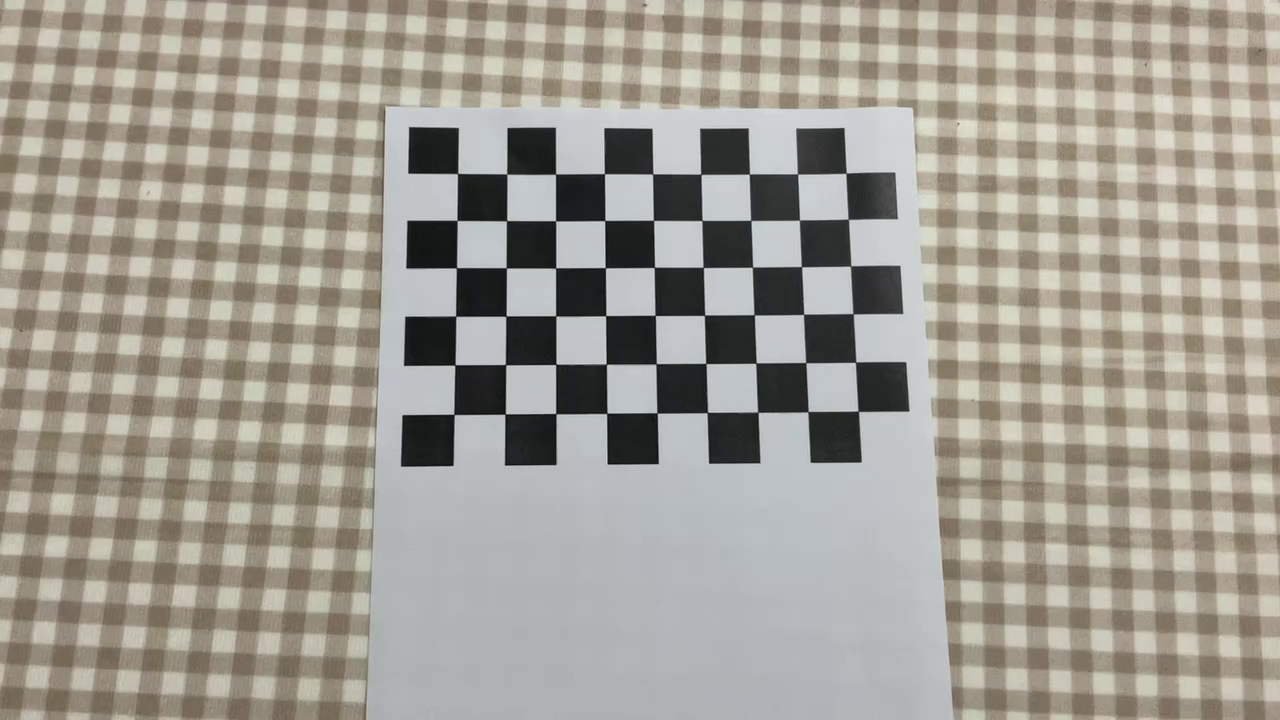
#> input picture images14/000000.png, 1280 x 720 px; its folder holds only this picture in this run
$ python '张正友标定法.py'
#> lines starting #> are read from the running program, lines starting #| are printed output that depends on the picture; after the words box and inside, x2 and y2 are one past the last pixel; in counts of white or black regions, pixels touching at a corner belong together; long printed decimals are rounded
# -*- coding: utf-8 -*-
"""
Homework: Calibrate the Camera with ZhangZhengyou Method.
Picture File Folder: ".\pic\RGB_camera_calib_img", Without Distort.

By YouZhiyuan 2019.11.18
"""
import os
import numpy as np
import cv2
import glob


def calib(inter_corner_shape, size_per_grid, img_dir,img_type):
    # criteria: only for subpix calibration, which is not used here.
    # criteria = (cv2.TERM_CRITERIA_EPS + cv2.TERM_CRITERIA_MAX_ITER, 30, 0.001)
#> called with inter_corner_shape = (9, 6), size_per_grid = 0.019, img_dir = '.\\images14', img_type = 'png'
    w,h = inter_corner_shape
    # cp_int: corner point in int form, save the coordinate of corner points in world sapce in 'int' form
    # like (0,0,0), (1,0,0), (2,0,0) ....,(10,7,0).
    cp_int = np.zeros((w*h,3), np.float32)
    cp_int[:,:2] = np.mgrid[0:w,0:h].T.reshape(-1,2)
    # cp_world: corner point in world space, save the coordinate of corner points in world space.
    cp_world = cp_int*size_per_grid

    obj_points = [] # the points in world space
    img_points = [] # the points in image space (relevant to obj_points)
    images = glob.glob(img_dir + os.sep + '**.' + img_type)
    for fname in images:
        img = cv2.imread(fname)
#> img is the input picture: shape (720, 1280, 3); mean B, G, R 147.2, 157.1, 161.2
        gray_img = cv2.cvtColor(img,cv2.COLOR_BGR2GRAY)
        # find the corners, cp_img: corner points in pixel space.
        ret, cp_img = cv2.findChessboardCorners(gray_img, (w,h), None)
#> ret = True; cp_img = 54 rows, first 8: [457.6, 173.7], [506.8, 174.1], [555.8, 173.8], [604.5, 173.8], [652.8, 174], [701, 174.2], [749.2, 174.2], [797.6, 173.9]
        # if ret is True, save.
        if ret == True:
            # cv2.cornerSubPix(gray_img,cp_img,(11,11),(-1,-1),criteria)
            obj_points.append(cp_world)
            img_points.append(cp_img)
            # view the corners
            cv2.drawChessboardCorners(img, (w,h), cp_img, ret)
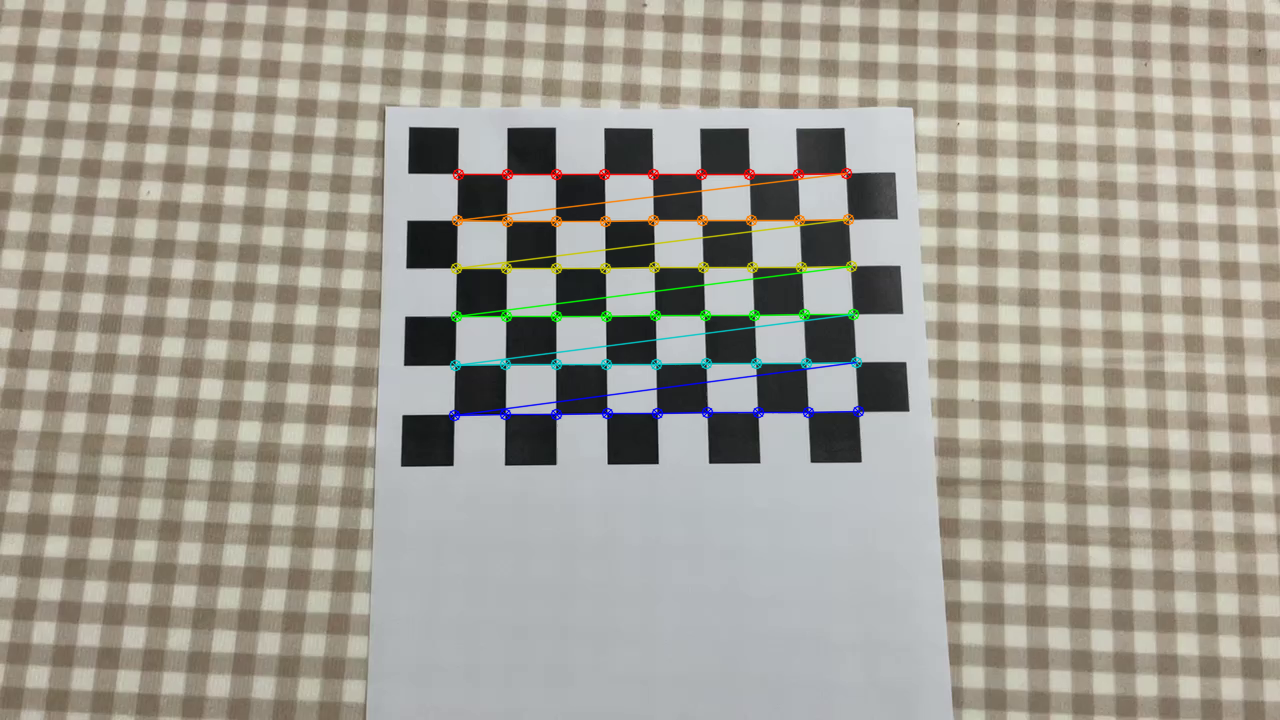
#> img: shape (720, 1280, 3); 1.87% of pixels changed, all inside (x1, y1, x2, y2) = (448, 167, 865, 422)
            cv2.imshow('FoundCorners',img)
            cv2.waitKey(1)
    cv2.destroyAllWindows()
    # calibrate the camera
    ret, mat_inter, coff_dis, v_rot, v_trans = cv2.calibrateCamera(obj_points, img_points, gray_img.shape[::-1], None, None)
#> ret = 0.262; mat_inter = [[1398.8, 0, 654.2], [0, 1410.8, 346.9], [0, 0, 1]]; coff_dis = [[0.605, -26.48, -0.00842, 0.00597, 478.4]]; v_rot = ([-0.261, -0.0475, -0.0124],); v_trans = ([-0.0766, -0.0666, 0.549],)
    print (("ret:"),ret)
#| ret: 0.2625
    print (("internal matrix:\n"),mat_inter)
#| internal matrix:
#|  [[1.39880841e+03 0.00000000e+00 6.54235151e+02]
#|  [0.00000000e+00 1.41076962e+03 3.46915832e+02]
#|  [0.00000000e+00 0.00000000e+00 1.00000000e+00]]
    # in the form of (k_1,k_2,p_1,p_2,k_3)
    print (("distortion cofficients:\n"),coff_dis)
#| distortion cofficients:
#|  [[ 6.04822317e-01 -2.64783877e+01 -8.42294794e-03  5.96839390e-03
#|    4.78414201e+02]]
    print (("rotation vectors:\n"),v_rot)
#| rotation vectors:
#|  (array([[-0.2605],
#|        [-0.04747],
#|        [-0.01235]]),)
    print (("translation vectors:\n"),v_trans)
#| translation vectors:
#|  (array([[-0.07657],
#|        [-0.06665],
#|        [ 0.5487]]),)
    # calculate the error of reproject
    total_error = 0
    for i in range(len(obj_points)):
        img_points_repro, _ = cv2.projectPoints(obj_points[i], v_rot[i], v_trans[i], mat_inter, coff_dis)
        error = cv2.norm(img_points[i], img_points_repro, cv2.NORM_L2)/len(img_points_repro)
        total_error += error
#> this loop made 1 pass
#> (error, total_error) on pass 1: (0.0357, 0.0357)
#> after the loop, total_error = 0.0357
    print(("Average Error of Reproject: "), total_error/len(obj_points))
#| Average Error of Reproject:  0.03572

    return mat_inter, coff_dis

if __name__ == '__main__':
    #inter_corner_shape = (11,8)
    inter_corner_shape = (9,6)
    size_per_grid = 0.019
    #img_dir = ".\\pic\\RGB_camera_calib_img"
    img_dir = ".\\images14"
    img_type = "png"
    calib(inter_corner_shape, size_per_grid, img_dir,img_type)

#这是一行测试文本
#这是第二次的测试文本
#这是第三次的测试文本 测试本地修改到git

#。。。。。。。

$ run again, on images14/000004.png
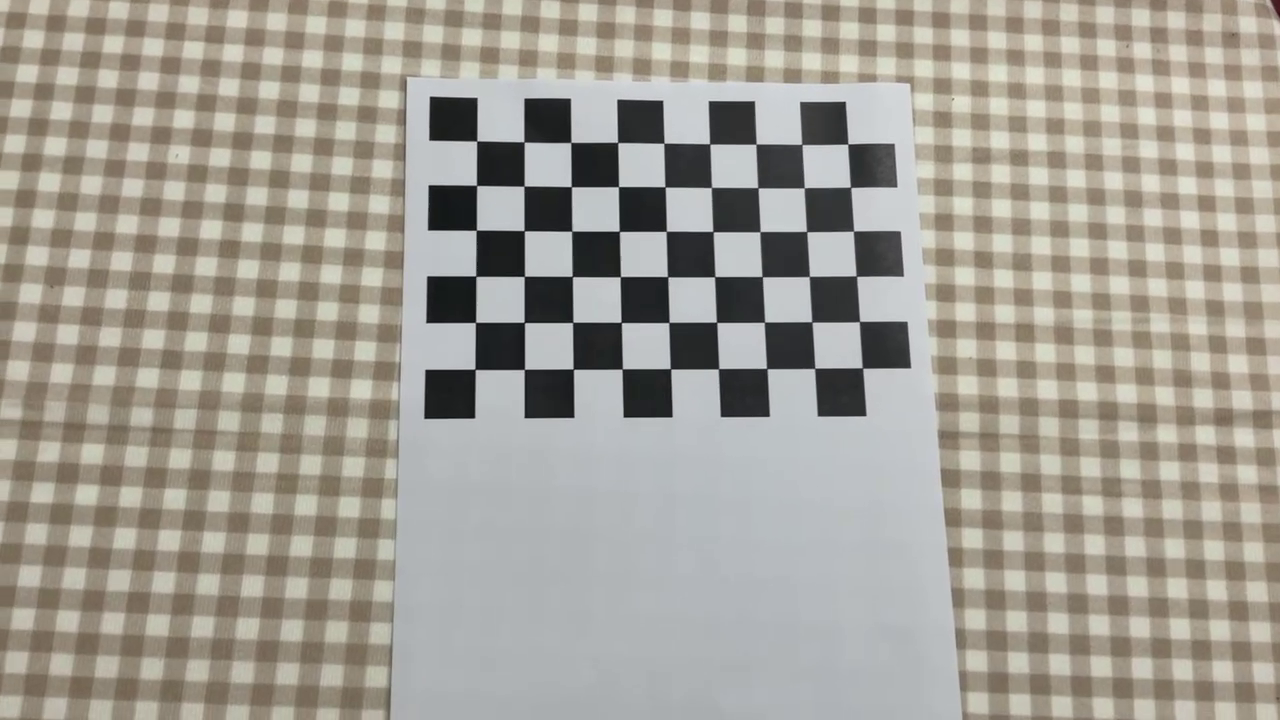
#> input picture images14/000004.png, 1280 x 720 px
#> in calib, img is the input picture: shape (720, 1280, 3); mean B, G, R 148.7, 158.2, 162.4
#> in calib, `gray_img = cv2.cvtColor(img,cv2.COLOR_BGR2GRAY)`:
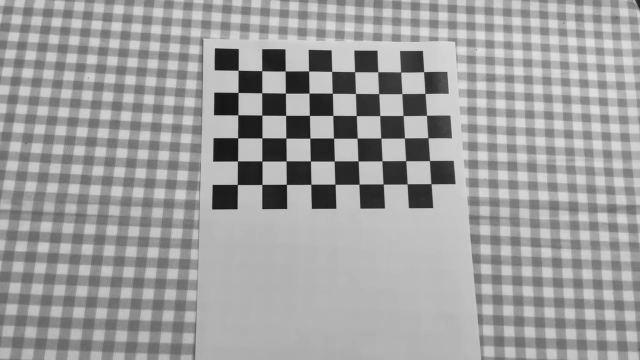
#> gray_img: shape (720, 1280) (shown at 1/2 size); min 11, max 230, mean 158.3
#> in calib, `ret, cp_img = cv2.findChessboardCorners(gray_img, (w,h), None)`: ret = True; cp_img = 54 rows, first 8: [476.7, 141.1], [524.1, 142], [570.7, 142.4], [617.7, 142.5], [663.9, 143.2], [709.8, 143.9], [756, 144.2], [801.8, 144.3]
#> in calib, `cv2.drawChessboardCorners(img, (w,h), cp_img, ret)`:
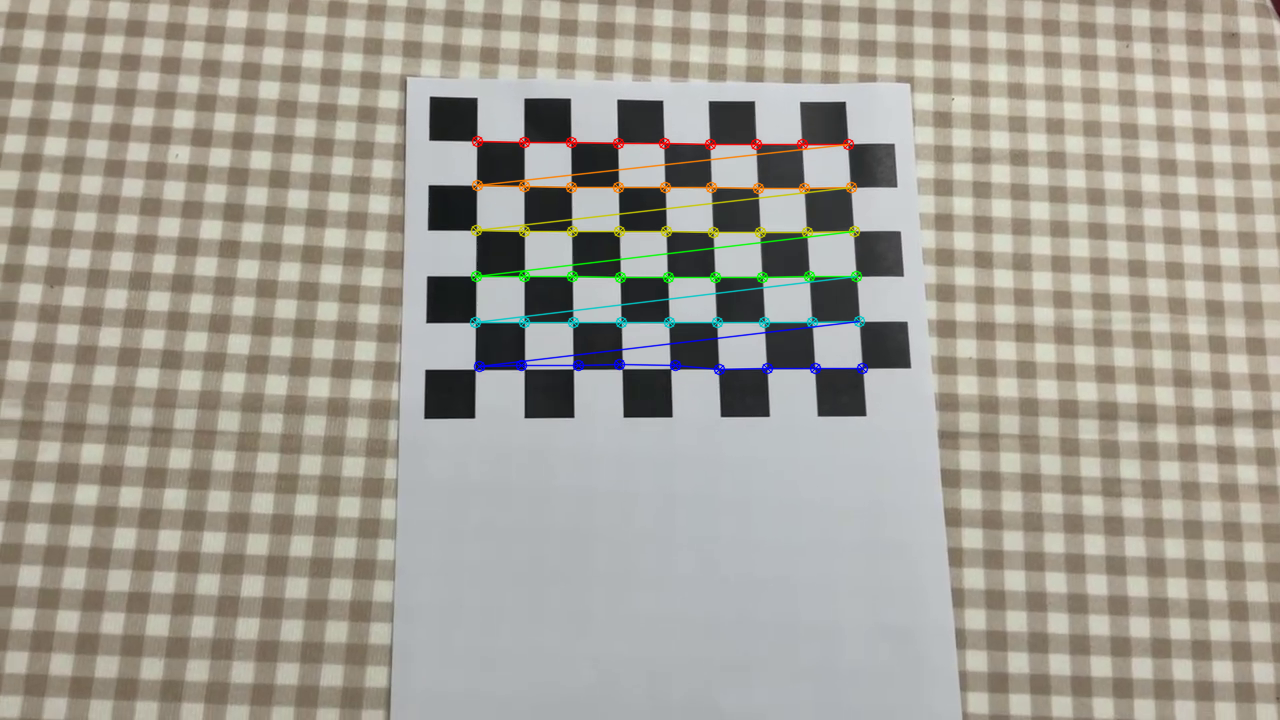
#> img: shape (720, 1280, 3); 1.8% of pixels changed, all inside (x1, y1, x2, y2) = (469, 135, 869, 376)
#> in calib, `ret, mat_inter, coff_dis, v_rot, v_trans = cv2.calibrateCamera(obj_poi..`: ret = 1.53; mat_inter = [[2560.8, 0, 676.9], [0, 2752.6, 285.8], [0, 0, 1]]; coff_dis = [[2.63, -256.3, -0.0421, -0.00423, -4.11]]; v_rot = ([-0.487, -0.0718, -0.0151],); v_trans = ([-0.0813, -0.0541, 1.05],)
#| ret: 1.532
#| internal matrix:
#|  [[2.56081909e+03 0.00000000e+00 6.76901065e+02]
#|  [0.00000000e+00 2.75262479e+03 2.85779522e+02]
#|  [0.00000000e+00 0.00000000e+00 1.00000000e+00]]
#| distortion cofficients:
#|  [[ 2.63492290e+00 -2.56344363e+02 -4.20850415e-02 -4.23109710e-03
#|   -4.11243459e+00]]
#| rotation vectors:
#|  (array([[-0.4874],
#|        [-0.0718],
#|        [-0.01505]]),)
#| translation vectors:
#|  (array([[-0.08127],
#|        [-0.05409],
#|        [ 1.050]]),)
#> the loop in calib, `for i in range(len(obj_points)):` made 1 pass
#> (error, total_error) on pass 1: (0.208, 0.208)
#> after the loop in calib, `for i in range(len(obj_points)):`: total_error = 0.208
#| Average Error of Reproject:  0.2085

$ run again, on images14/000005.png
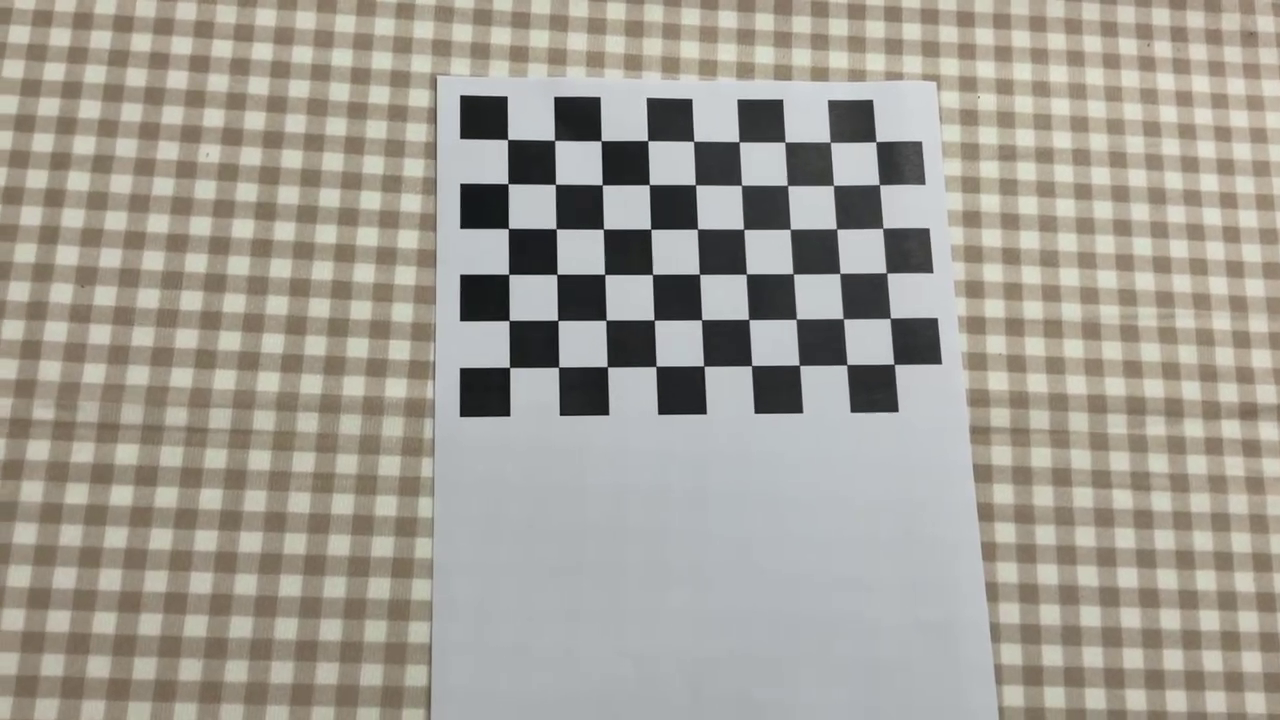
#> input picture images14/000005.png, 1280 x 720 px
#> in calib, img is the input picture: shape (720, 1280, 3); mean B, G, R 148.1, 157.5, 161.8
#> in calib, `ret, cp_img = cv2.findChessboardCorners(gray_img, (w,h), None)`: ret = True; cp_img = 54 rows, first 8: [507.6, 139.5], [554.5, 140.4], [601.1, 140.6], [647.6, 140.6], [693.6, 141.3], [739.1, 141.8], [785, 142], [830.3, 142.2]
#> in calib, `cv2.drawChessboardCorners(img, (w,h), cp_img, ret)`:
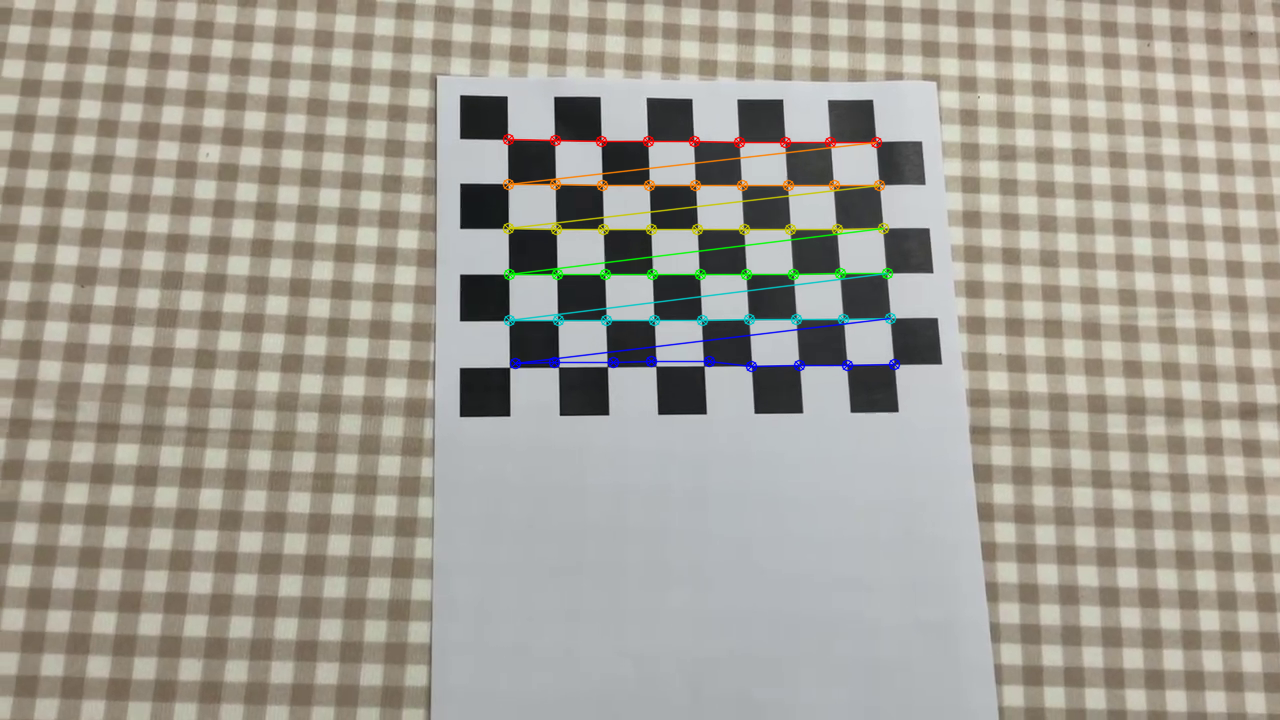
#> img: shape (720, 1280, 3); 1.79% of pixels changed, all inside (x1, y1, x2, y2) = (502, 133, 901, 373)
#> in calib, `ret, mat_inter, coff_dis, v_rot, v_trans = cv2.calibrateCamera(obj_poi..`: ret = 1.77; mat_inter = [[3326.5, 0, 313.9], [0, 4256.2, 488.1], [0, 0, 1]]; coff_dis = [[12.21, -377.5, -0.0966, -0.296, 4951.8]]; v_rot = ([-0.759, -0.0372, 0.022],); v_trans = ([0.0805, -0.107, 1.41],)
#| ret: 1.774
#| internal matrix:
#|  [[3.32652227e+03 0.00000000e+00 3.13923622e+02]
#|  [0.00000000e+00 4.25615815e+03 4.88104672e+02]
#|  [0.00000000e+00 0.00000000e+00 1.00000000e+00]]
#| distortion cofficients:
#|  [[ 1.22132771e+01 -3.77462947e+02 -9.65527152e-02 -2.96063800e-01
#|    4.95177793e+03]]
#| rotation vectors:
#|  (array([[-0.7593],
#|        [-0.03718],
#|        [ 0.022]]),)
#| translation vectors:
#|  (array([[ 0.08045],
#|        [-0.1071],
#|        [ 1.406]]),)
#> the loop in calib, `for i in range(len(obj_points)):` made 1 pass
#> (error, total_error) on pass 1: (0.241, 0.241)
#> after the loop in calib, `for i in range(len(obj_points)):`: total_error = 0.241
#| Average Error of Reproject:  0.2414
